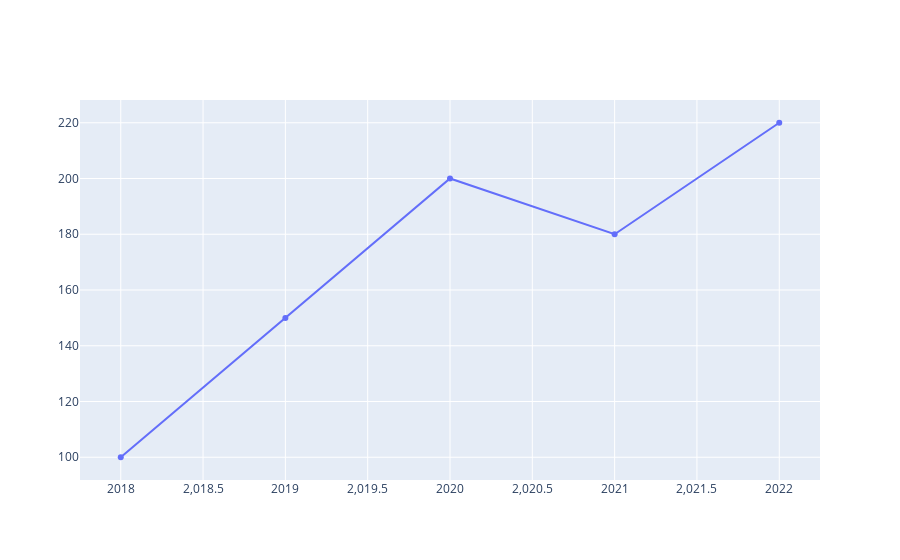

Write notebook code for a chart like this one.
### Code cell
years = [2018, 2019, 2020, 2021, 2022]
sales = [100, 150, 200, 180, 220]
fig = go.Figure(data= go.Scatter(x = years, y= sales))
fig.show()

### Figure 1 — Plotly figure (JSON) as saved in the notebook; plotly's stock layout.template omitted (floating-point values rounded to 4 significant figures)
{"data": [{"type": "scatter", "x": [2018, 2019, 2020, 2021, 2022], "y": [100, 150, 200, 180, 220]}], "layout": {}}
